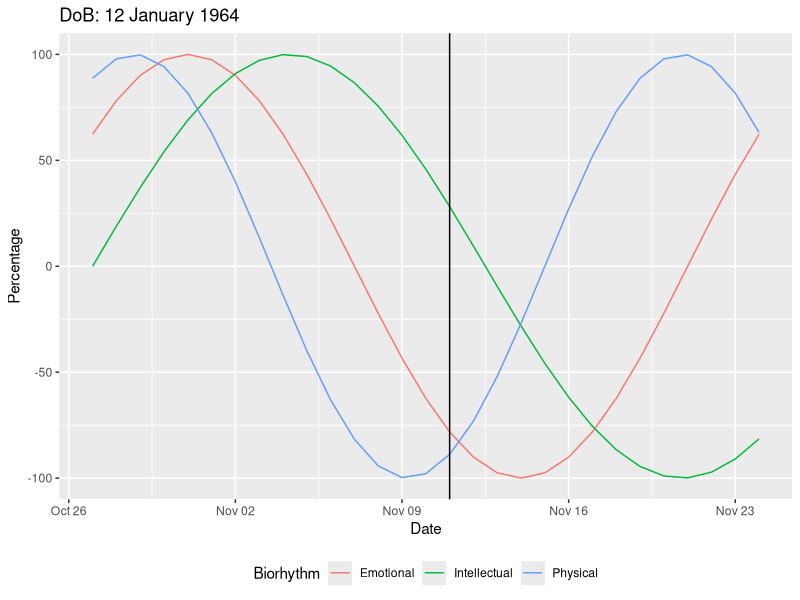
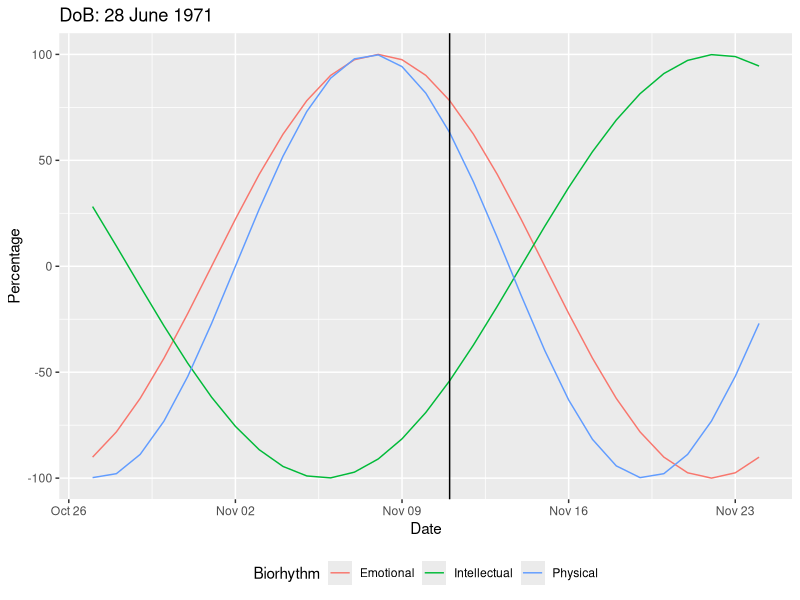
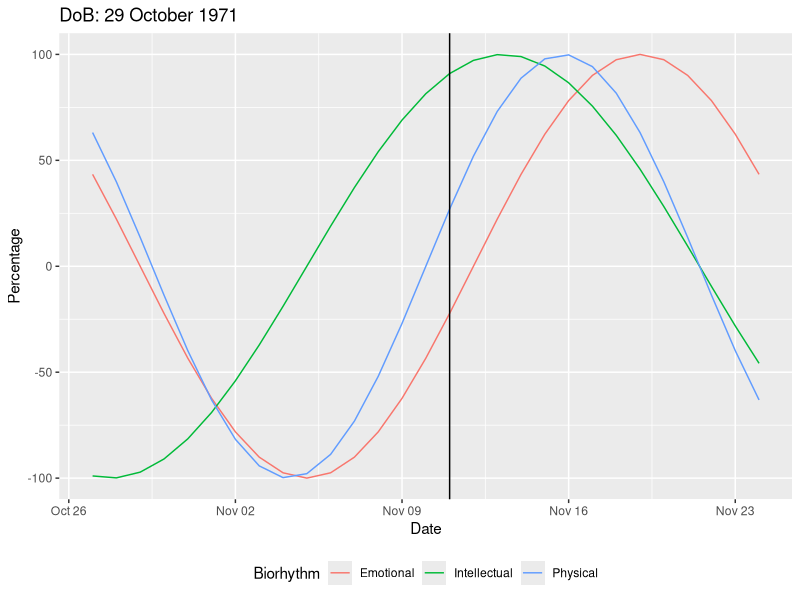
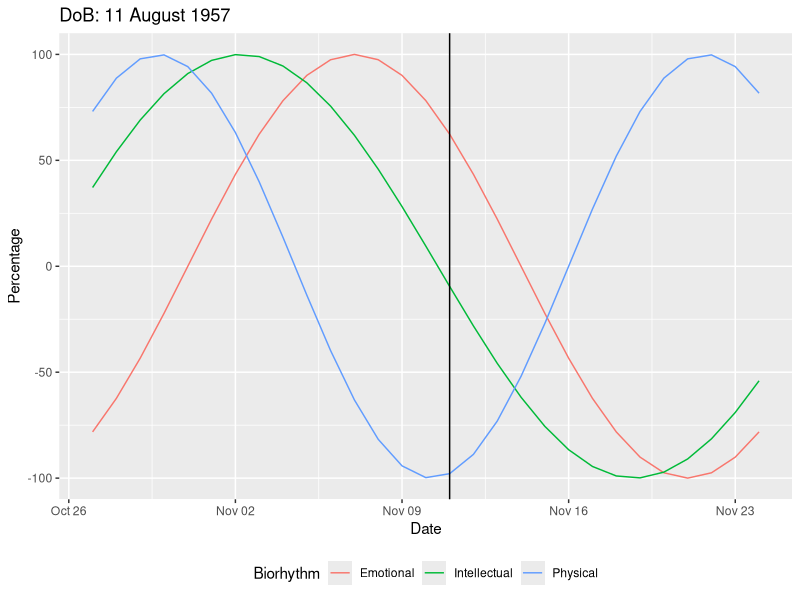

Recreate these plots in R, in order.
# biorhythm.R

library(dplyr)
library(tidyr)
library(ggplot2)

biorhythm <- function(dob, target = Sys.Date()) {
  dob <- as.Date(dob)
  target <- as.Date(target)
  t <- round(as.numeric(difftime(target, dob)))
  days <- (t - 14) : (t + 14)
  period <- tibble(Date = seq.Date(from = target - 15, by = 1, length.out = 29),
                       Physical = sin (2 * pi * days / 23) * 100, 
                       Emotional = sin (2 * pi * days / 28) * 100, 
                       Intellectual = sin (2 * pi * days / 33) * 100)
  period <- gather(period, key = "Biorhythm", value = "Percentage", -Date)
  ggplot(period, aes(x = Date, y = Percentage, col = Biorhythm)) + geom_line() +  
    ggtitle(paste("DoB:", format(dob, "%d %B %Y"))) + 
    geom_vline(xintercept = as.numeric(target)) +
    theme(legend.position = "bottom")
}

# I took four people's birthdays. Hope they are in good mode today.
biorhythm("1964-01-12", Sys.Date())
biorhythm("1971-06-28", Sys.Date())
biorhythm("1971-10-29", Sys.Date())
biorhythm("1957-08-11", Sys.Date())
